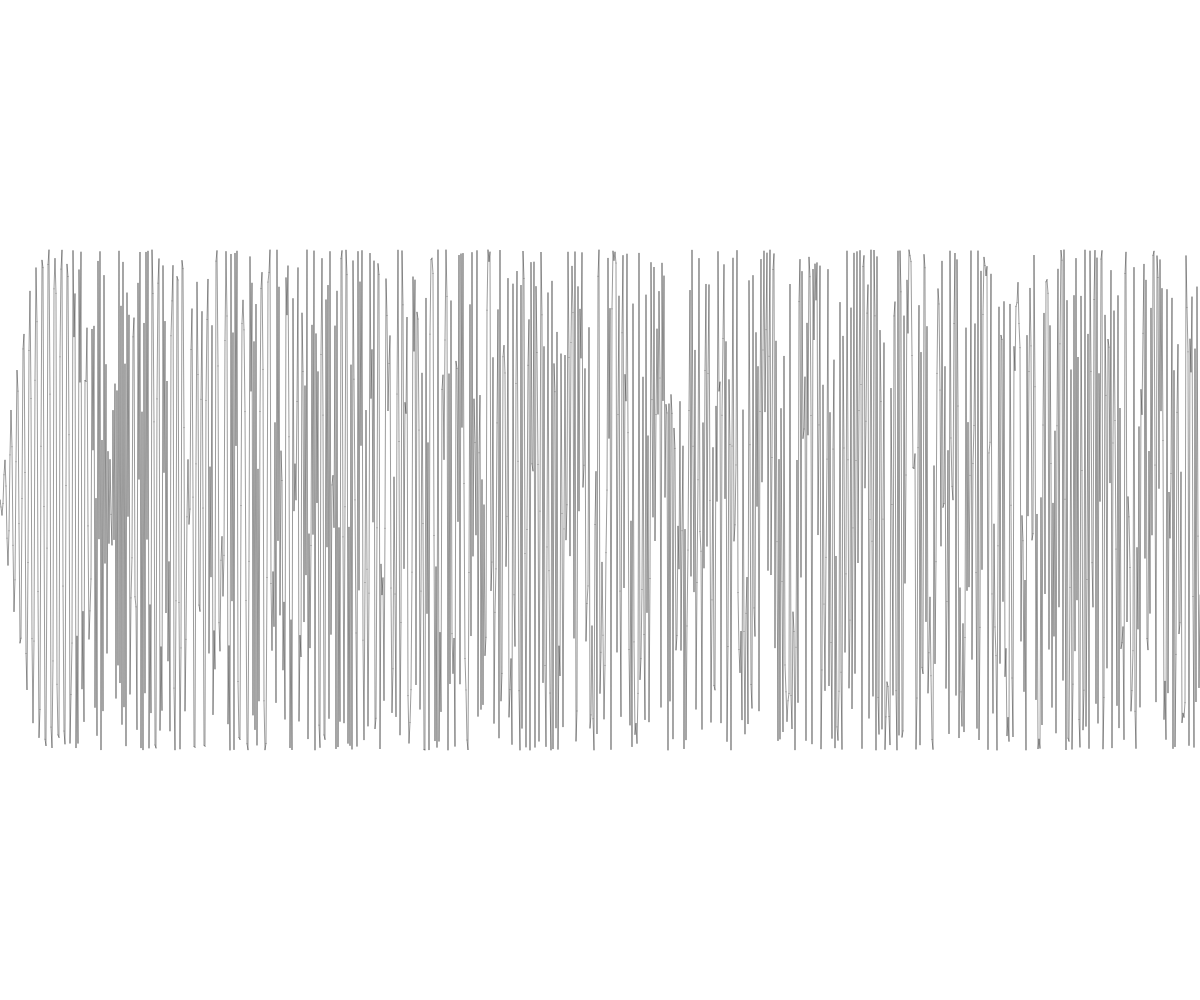
Frame 1 (no input)
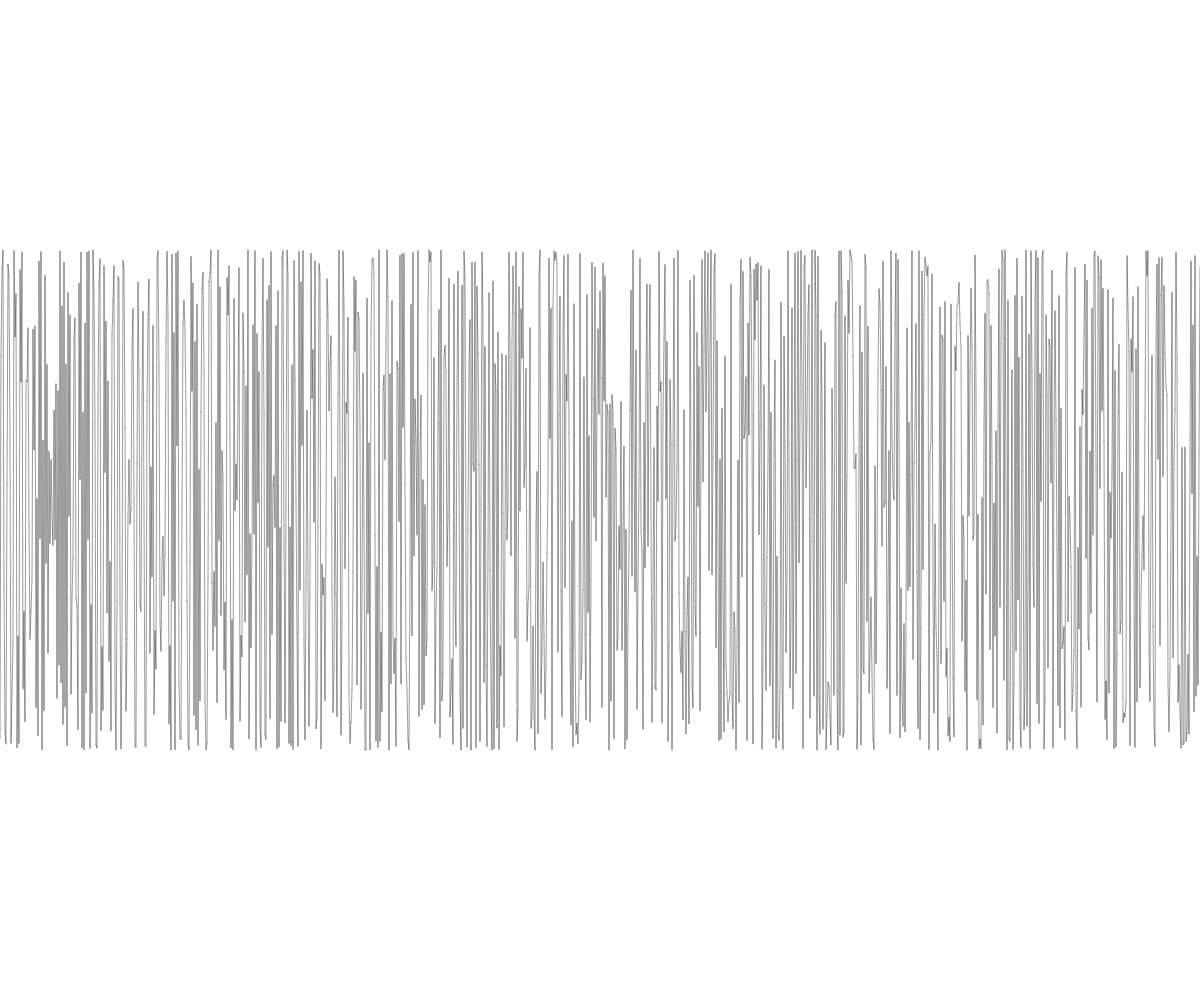
Frame 60 (no input)
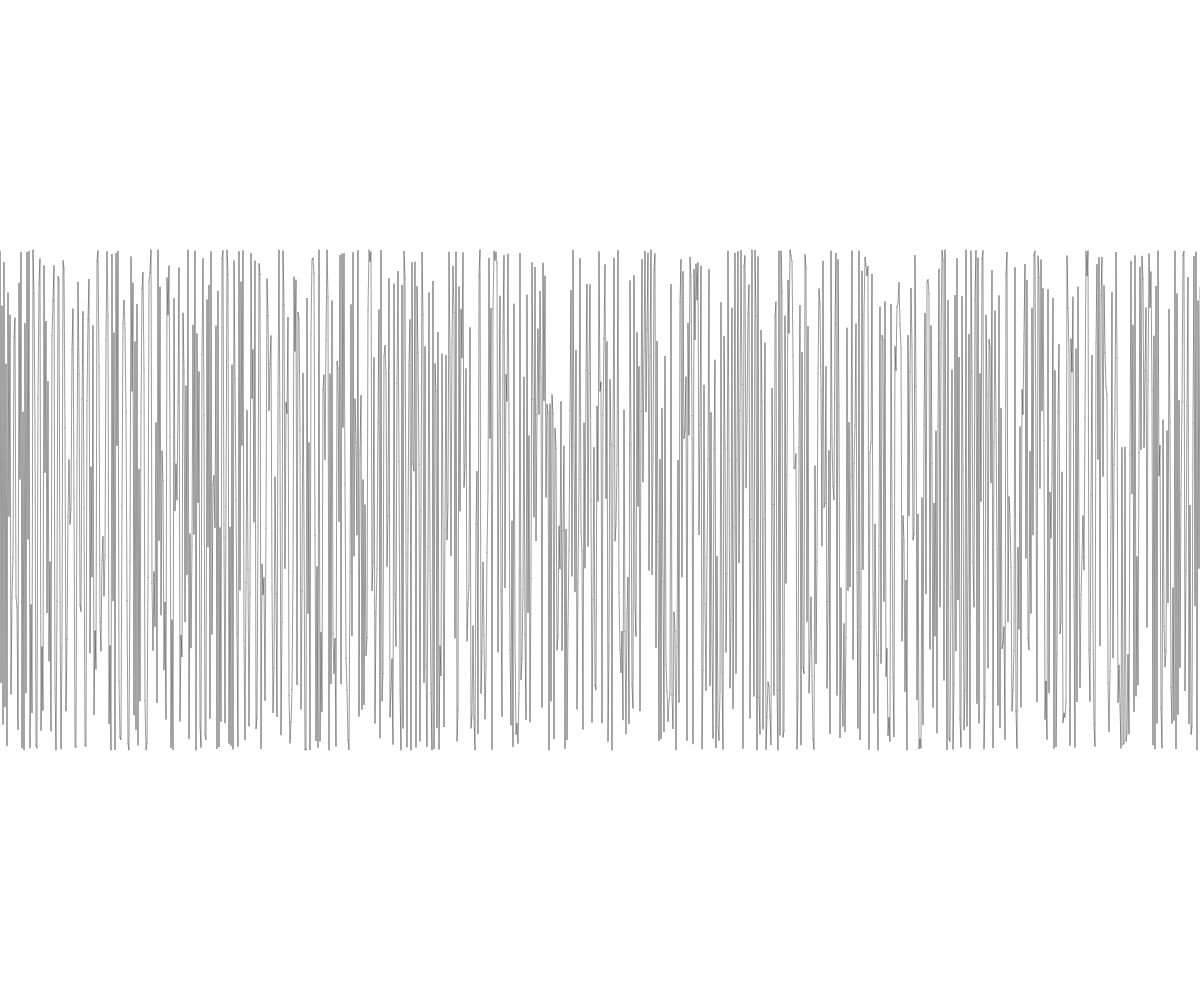
Frame 120 (the mouse pressed at the canvas centre since frame 60)

The p5.js sketch that drew these frames (run headless with seeded random() and noise() and a simulated clock; from frame 60 on, the mouse is pressed at the canvas centre):

// p5.js sketch
// ── sketch.js
var a = 0;
var b = 0;
function setup() {
  createCanvas(windowWidth,windowHeight);
  background(255);
  fill(0);
}

function draw() {
  clear();
  translate(-b,0);
    strokeWeight(1);
  stroke(0,100);
  for(var x = b; x <= b +width; x++){
    line(x-1,map(sin(((x-1)/30)*sin(x-1)),-1,1,0,height/2) + height/4,x,map(sin(((x)/30)*sin(x)),-1,1,0,height/2)+ height/4);
  }
  b++;
}
